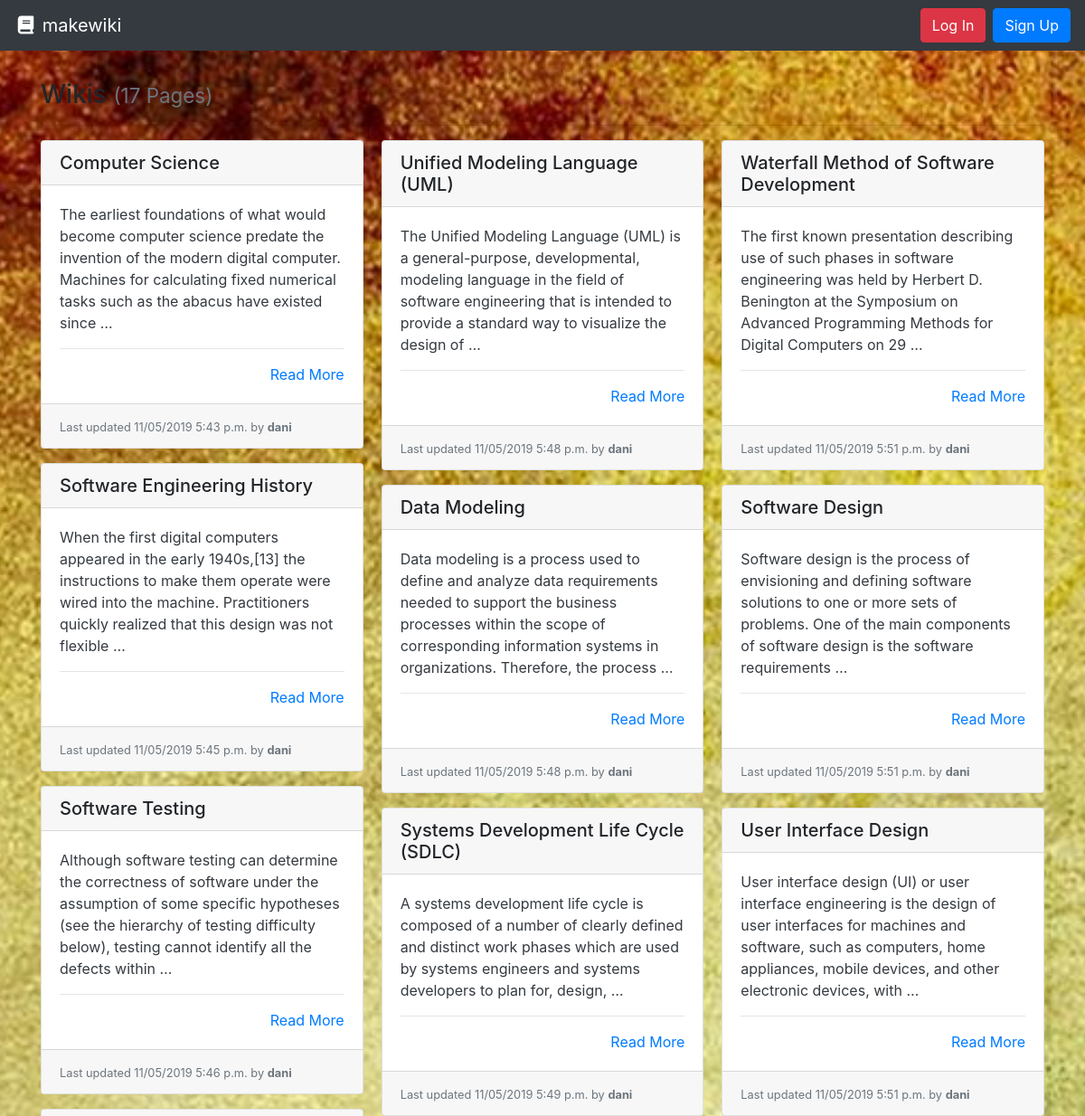
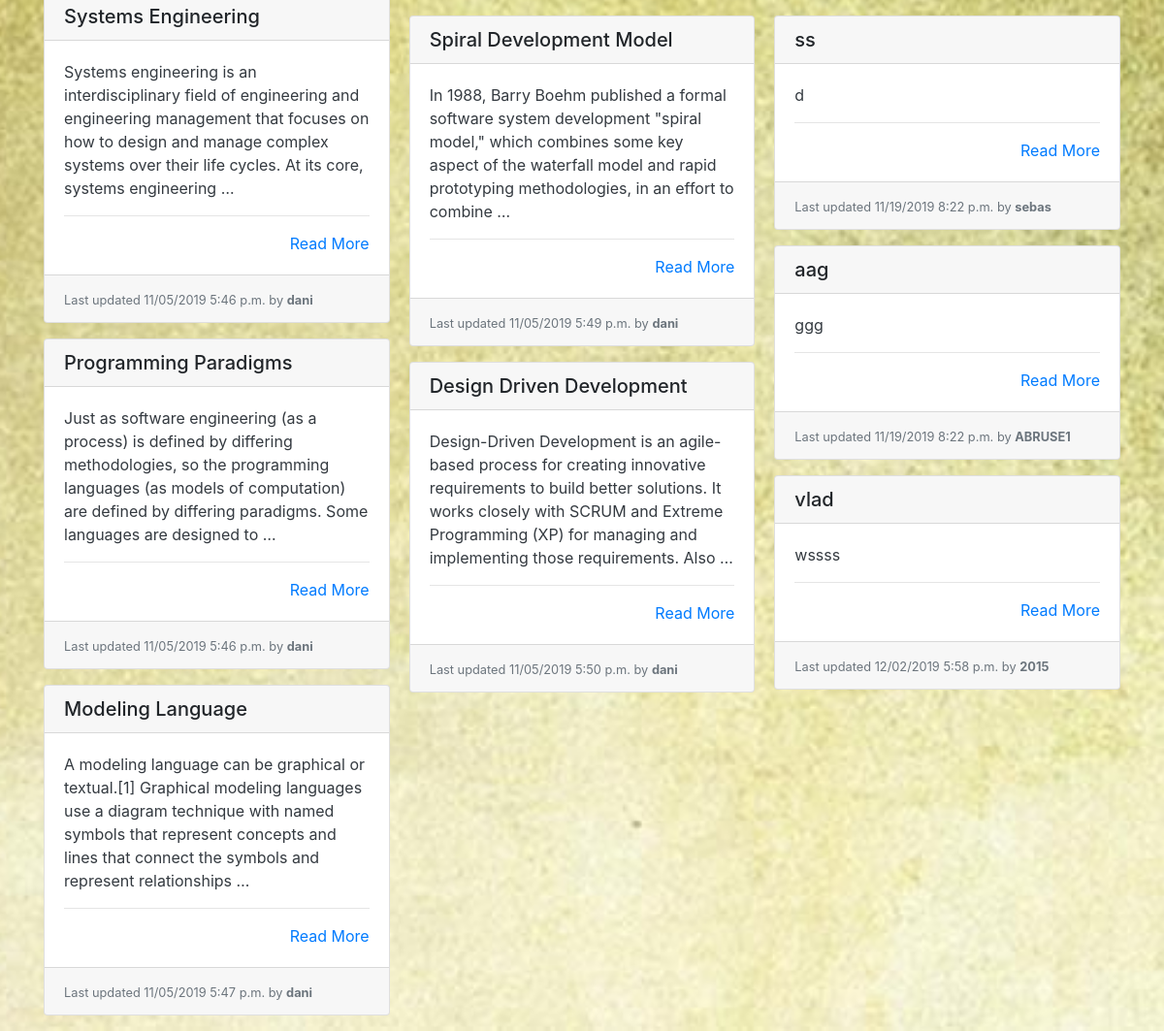
The page / on the database its author committed (2 pictures, top to bottom).
### wiki/models.py (models this page shows, shortened)
class Page(models.Model):
    title = models.CharField(max_length=settings.WIKI_PAGE_TITLE_MAX_LENGTH, unique=True,
                             help_text="Title of your page.")
    author = models.ForeignKey(User, on_delete=models.PROTECT,
                               help_text="The user that posted this article.")
    slug = models.CharField(max_length=settings.WIKI_PAGE_TITLE_MAX_LENGTH, blank=True, editable=False,
                            help_text="Unique URL path to access this page. Generated by the system.")
    content = models.TextField(
        help_text="Write the content of your page here.")
    created = models.DateTimeField(auto_now_add=True,
                                   help_text="The date and time this page was created. Automatically generated when the model saves.")
    modified = models.DateTimeField(auto_now=True,
                                    help_text="The date and time this page was updated. Automatically generated when the model updates.")

### wiki/views.py (the view)
# urls.py: path('', PageListView.as_view(), name='wiki-list-page'),
class PageListView(ListView):
    model = Page
    def get(self, request):
        pages = self.get_queryset().all()
        return render(request, 'list.html', {
          'pages': pages
        })

### wiki/templates/list.html
{% extends "base.html" %}
{% block content %}
  <h3>Wikis {% if pages %}<small class="text-muted">({{ pages|length }} Page{{ pages|length|pluralize:"s" }})</small>{% endif %}</h3>
  <hr>
  {% if pages %}
    <div class="card-columns">
      {% for page in pages %}
        {% include "partials/card.html" %}
      {% endfor %}
    </div>
  {% else %}
    <div class="alert alert-primary" role="alert">No pages to display.</div>
  {% endif %}
{% endblock %}

### wiki/templates/partials/card.html
<div class="card mb-3">
  <h5 class="card-header ">{{ page.title }}</h5>
  <div class="card-body border-dark">
    <p class="card-text text-dark">
      {{ page.content|truncatewords_html:30 }}
      <hr>
      <div class="text-right"><a href="{% url 'wiki-details-page' page.slug %}" title="Read More">Read More</a></div>
  </div>
  <div class="card-footer">
    <small class="text-muted">Last updated {{ page.modified|date:"SHORT_DATETIME_FORMAT" }} by <b>{{ page.author.username }}</b></small>
  </div>
</div>

### static/style.css (style rules this page uses)
body { background: url("img2.jpg"); height: 100%; background-position: center; background-repeat: no-repeat; background-size: cover; }

### rows shown on the page
Page: title "Computer Science", content "The earliest foundations of what would become computer science predate the invention of the modern digital computer. Machines for calculating fixed numerical tasks such as the abacus have existed since …", modified "11/05/2019 5:43 p.m.", author.username "dani"
Page: title "Software Engineering History", content "When the first digital computers appeared in the early 1940s,[13] the instructions to make them operate were wired into the machine. Practitioners quickly realized that this design was not flexible …", modified "11/05/2019 5:45 p.m.", author.username "dani"
Page: title "Software Testing", content "Although software testing can determine the correctness of software under the assumption of some specific hypotheses (see the hierarchy of testing difficulty below), testing cannot identify all the defects within …", modified "11/05/2019 5:46 p.m.", author.username "dani"
Page: title "Systems Engineering", content "Systems engineering is an interdisciplinary field of engineering and engineering management that focuses on how to design and manage complex systems over their life cycles. At its core, systems engineering …", modified "11/05/2019 5:46 p.m.", author.username "dani"
Page: title "Programming Paradigms", content "Just as software engineering (as a process) is defined by differing methodologies, so the programming languages (as models of computation) are defined by differing paradigms. Some languages are designed to …", modified "11/05/2019 5:46 p.m.", author.username "dani"
Page: title "Modeling Language", content "A modeling language can be graphical or textual.[1] Graphical modeling languages use a diagram technique with named symbols that represent concepts and lines that connect the symbols and represent relationships …", modified "11/05/2019 5:47 p.m.", author.username "dani"
Page: title "Unified Modeling Language (UML)", content "The Unified Modeling Language (UML) is a general-purpose, developmental, modeling language in the field of software engineering that is intended to provide a standard way to visualize the design of …", modified "11/05/2019 5:48 p.m.", author.username "dani"
Page: title "Data Modeling", content "Data modeling is a process used to define and analyze data requirements needed to support the business processes within the scope of corresponding information systems in organizations. Therefore, the process …", modified "11/05/2019 5:48 p.m.", author.username "dani"
Page: title "Systems Development Life Cycle (SDLC)", content "A systems development life cycle is composed of a number of clearly defined and distinct work phases which are used by systems engineers and systems developers to plan for, design, …", modified "11/05/2019 5:49 p.m.", author.username "dani"
Page: title "Spiral Development Model", content "In 1988, Barry Boehm published a formal software system development \"spiral model,\" which combines some key aspect of the waterfall model and rapid prototyping methodologies, in an effort to combine …", modified "11/05/2019 5:49 p.m.", author.username "dani"
Page: title "Design Driven Development", content "Design-Driven Development is an agile-based process for creating innovative requirements to build better solutions. It works closely with SCRUM and Extreme Programming (XP) for managing and implementing those requirements. Also …", modified "11/05/2019 5:50 p.m.", author.username "dani"
Page: title "Waterfall Method of Software Development", content "The first known presentation describing use of such phases in software engineering was held by Herbert D. Benington at the Symposium on Advanced Programming Methods for Digital Computers on 29 …", modified "11/05/2019 5:51 p.m.", author.username "dani"
Page: title "Software Design", content "Software design is the process of envisioning and defining software solutions to one or more sets of problems. One of the main components of software design is the software requirements …", modified "11/05/2019 5:51 p.m.", author.username "dani"
Page: title "User Interface Design", content "User interface design (UI) or user interface engineering is the design of user interfaces for machines and software, such as computers, home appliances, mobile devices, and other electronic devices, with …", modified "11/05/2019 5:51 p.m.", author.username "dani"
Page: title "ss", content "d", modified "11/19/2019 8:22 p.m.", author.username "sebas"
Page: title "aag", content "ggg", modified "11/19/2019 8:22 p.m.", author.username "ABRUSE1"
Page: title "vlad", content "wssss", modified "12/02/2019 5:58 p.m.", author.username "2015"

### other values the page prints
{{ pages|length }} "17"
